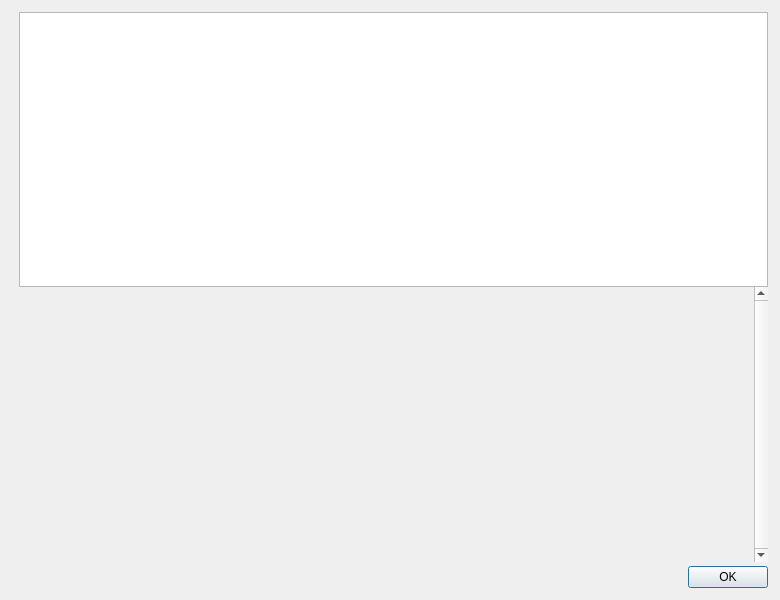
<?xml version="1.0" encoding="UTF-8"?>
<ui version="4.0">
 <class>HelpMessageDialog</class>
 <widget class="QDialog" name="HelpMessageDialog">
  <property name="geometry">
   <rect>
    <x>0</x>
    <y>0</y>
    <width>780</width>
    <height>600</height>
   </rect>
  </property>
  <layout class="QHBoxLayout" name="horizontalLayout_2">
   <property name="spacing">
    <number>0</number>
   </property>
   <property name="leftMargin">
    <number>12</number>
   </property>
   <property name="topMargin">
    <number>12</number>
   </property>
   <property name="rightMargin">
    <number>12</number>
   </property>
   <property name="bottomMargin">
    <number>12</number>
   </property>
   <item>
    <layout class="QVBoxLayout" name="verticalLayoutLogo" stretch="0,0">
     <property name="leftMargin">
      <number>0</number>
     </property>
     <property name="topMargin">
      <number>4</number>
     </property>
     <property name="rightMargin">
      <number>0</number>
     </property>
     <item>
      <widget class="QLabel" name="aboutLogo">
       <property name="sizePolicy">
        <sizepolicy hsizetype="Preferred" vsizetype="Ignored">
         <horstretch>0</horstretch>
         <verstretch>0</verstretch>
        </sizepolicy>
       </property>
       <property name="maximumSize">
        <size>
         <width>100</width>
         <height>100</height>
        </size>
       </property>
       <property name="pixmap">
        <pixmap resource="../bitcoin.qrc">:/icons/bitcoin</pixmap>
       </property>
       <property name="scaledContents">
        <bool>true</bool>
       </property>
       <property name="alignment">
        <set>Qt::AlignLeading|Qt::AlignLeft|Qt::AlignTop</set>
       </property>
      </widget>
     </item>
     <item>
      <widget class="QFrame" name="frame">
       <property name="frameShape">
        <enum>QFrame::NoFrame</enum>
       </property>
       <property name="frameShadow">
        <enum>QFrame::Raised</enum>
       </property>
      </widget>
     </item>
    </layout>
   </item>
   <item>
    <layout class="QVBoxLayout" name="verticalLayout">
     <item>
      <widget class="QTextEdit" name="helpMessage">
       <property name="readOnly">
        <bool>true</bool>
       </property>
      </widget>
     </item>
     <item>
      <widget class="QScrollArea" name="scrollArea">
       <property name="frameShape">
        <enum>QFrame::NoFrame</enum>
       </property>
       <property name="verticalScrollBarPolicy">
        <enum>Qt::ScrollBarAlwaysOn</enum>
       </property>
       <property name="widgetResizable">
        <bool>true</bool>
       </property>
       <widget class="QWidget" name="scrollAreaWidgetContents">
        <layout class="QVBoxLayout" name="verticalLayout_2">
         <item>
          <widget class="QLabel" name="aboutMessage">
           <property name="cursor">
            <cursorShape>IBeamCursor</cursorShape>
           </property>
           <property name="textFormat">
            <enum>Qt::PlainText</enum>
           </property>
           <property name="alignment">
            <set>Qt::AlignLeading|Qt::AlignLeft|Qt::AlignTop</set>
           </property>
           <property name="openExternalLinks">
            <bool>true</bool>
           </property>
           <property name="textInteractionFlags">
            <set>Qt::LinksAccessibleByMouse|Qt::TextSelectableByKeyboard|Qt::TextSelectableByMouse</set>
           </property>
          </widget>
         </item>
        </layout>
       </widget>
      </widget>
     </item>
     <item>
      <spacer name="verticalSpacer">
       <property name="orientation">
        <enum>Qt::Vertical</enum>
       </property>
       <property name="sizeType">
        <enum>QSizePolicy::Fixed</enum>
       </property>
       <property name="sizeHint" stdset="0">
        <size>
         <width>4</width>
         <height>4</height>
        </size>
       </property>
      </spacer>
     </item>
     <item>
      <widget class="QDialogButtonBox" name="okButton">
       <property name="orientation">
        <enum>Qt::Horizontal</enum>
       </property>
       <property name="standardButtons">
        <set>QDialogButtonBox::Ok</set>
       </property>
      </widget>
     </item>
    </layout>
   </item>
  </layout>
 </widget>
 <resources>
  <include location="../bitcoin.qrc"/>
 </resources>
 <connections>
  <connection>
   <sender>okButton</sender>
   <signal>accepted()</signal>
   <receiver>HelpMessageDialog</receiver>
   <slot>accept()</slot>
   <hints>
    <hint type="sourcelabel">
     <x>20</x>
     <y>20</y>
    </hint>
    <hint type="destinationlabel">
     <x>20</x>
     <y>20</y>
    </hint>
   </hints>
  </connection>
  <connection>
   <sender>okButton</sender>
   <signal>rejected()</signal>
   <receiver>HelpMessageDialog</receiver>
   <slot>reject()</slot>
   <hints>
    <hint type="sourcelabel">
     <x>20</x>
     <y>20</y>
    </hint>
    <hint type="destinationlabel">
     <x>20</x>
     <y>20</y>
    </hint>
   </hints>
  </connection>
 </connections>
</ui>
